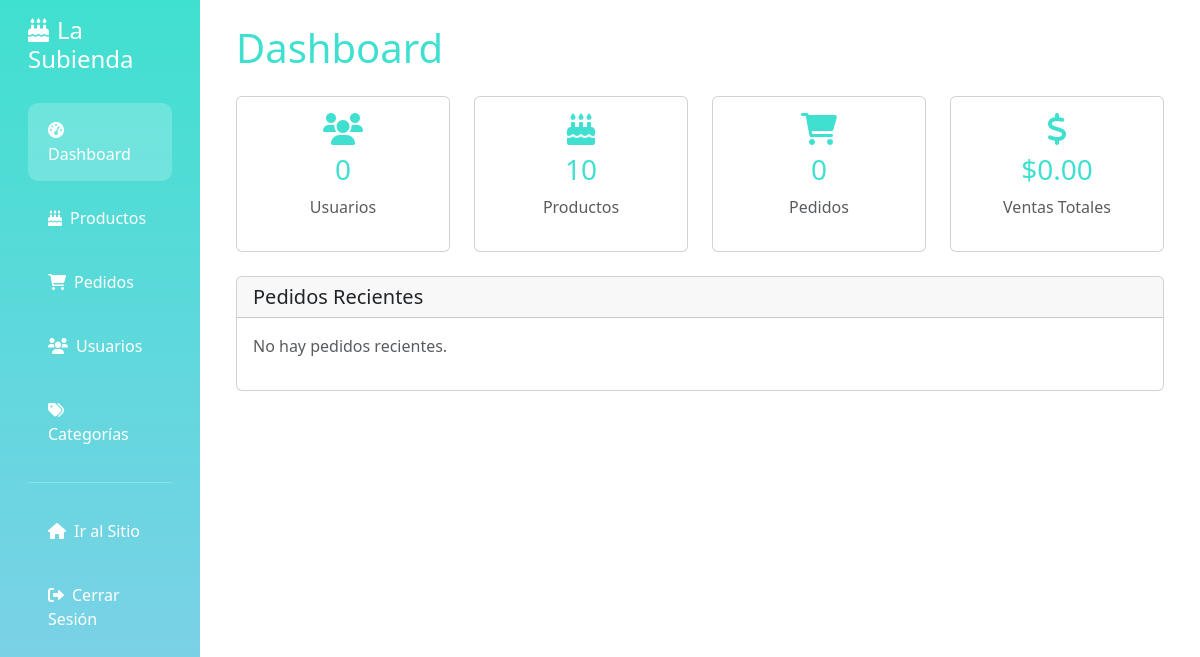
The page /admin/ (signed in) on the database as committed earlier.
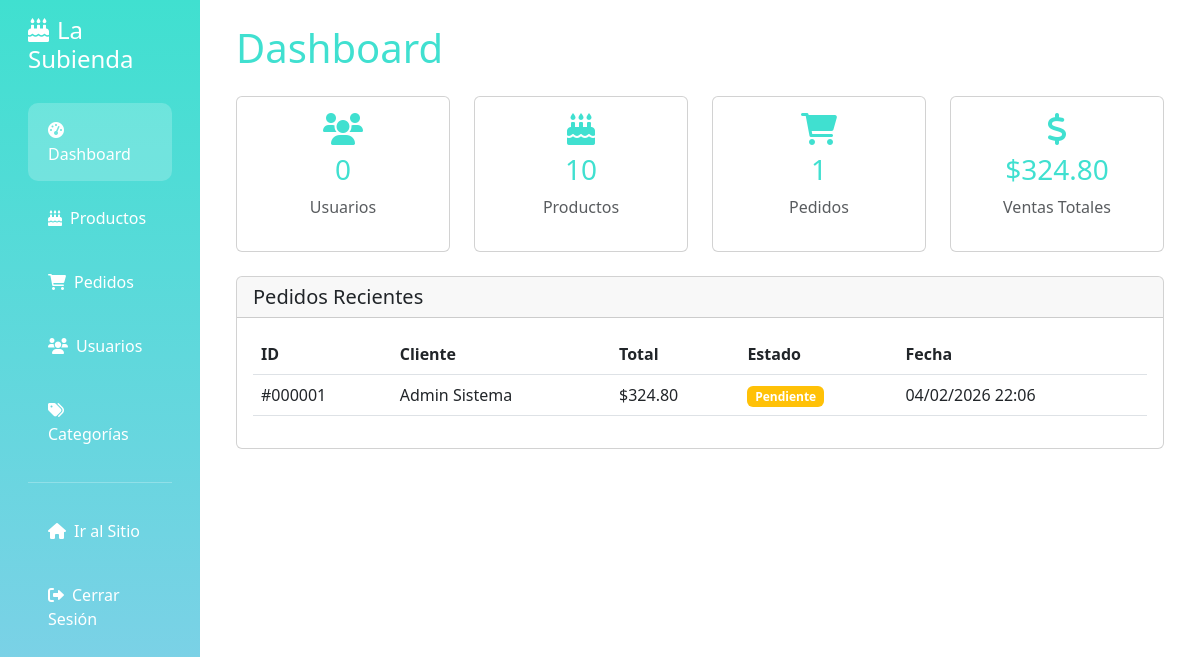
The same page on the database as committed later.
### tables this page shows
CREATE TABLE `pedidos` (
  `id` int(11) NOT NULL,
  `usuario_id` int(11) DEFAULT NULL,
  `total` decimal(10,2) NOT NULL,
  `estado` enum('pendiente','procesando','completado','cancelado') DEFAULT 'pendiente',
  `fecha_pedido` timestamp NOT NULL DEFAULT current_timestamp()
);

CREATE TABLE `usuarios` (
  `id` int(11) NOT NULL,
  `nombre` varchar(100) NOT NULL,
  `apellido` varchar(100) NOT NULL,
  `cedula` varchar(20) NOT NULL,
  `direccion` text NOT NULL,
  `telefono` varchar(20) NOT NULL,
  `email` varchar(100) NOT NULL,
  `password` varchar(255) NOT NULL,
  `rol` enum('usuario','admin') DEFAULT 'usuario',
  `fecha_registro` timestamp NOT NULL DEFAULT current_timestamp()
);

### admin/index.php (the view, shortened to what the changed rows need)
<?php
require_once '../config/database.php';
$stmt = $conn->prepare("SELECT COUNT(*) as total FROM pedidos");
$stmt->execute();
$total_pedidos = $stmt->fetch(PDO::FETCH_ASSOC)['total'];
$stmt = $conn->prepare("SELECT SUM(total) as total FROM pedidos WHERE estado != 'cancelado'");
$stmt->execute();
$ventas_totales = $stmt->fetch(PDO::FETCH_ASSOC)['total'] ?? 0;
$stmt = $conn->prepare("
    SELECT p.*, u.nombre, u.apellido
    FROM pedidos p
    JOIN usuarios u ON p.usuario_id = u.id
    ORDER BY p.fecha_pedido DESC
    LIMIT 5
");
$stmt->execute();
$pedidos_recientes = $stmt->fetchAll(PDO::FETCH_ASSOC);
?>
<!DOCTYPE html>
<html lang="es">
<head>
    <link href="https://cdn.jsdelivr.net/npm/bootstrap@5.3.0/dist/css/bootstrap.min.css" rel="stylesheet">
    <link href="https://cdnjs.cloudflare.com/ajax/libs/font-awesome/6.0.0/css/all.min.css" rel="stylesheet">
    <link href="../assets/css/style.css" rel="stylesheet">
</head>
<body>
    <div class="container-fluid">
        <div class="row">
            <div class="col-md-9 col-lg-10">
                <div class="p-4">
                    <h1 class="text-primary mb-4">Dashboard</h1>
                    <div class="row mb-4">
                        <div class="col-md-3">
                            <div class="card text-center">
                                <div class="card-body">
                                    <i class="fas fa-shopping-cart fa-2x text-primary mb-2"></i>
                                    <h3 class="text-primary"><?php echo $total_pedidos; ?></h3>
                                    <p class="text-muted">Pedidos</p>
                                </div>
                            </div>
                        </div>
                        <div class="col-md-3">
                            <div class="card text-center">
                                <div class="card-body">
                                    <i class="fas fa-dollar-sign fa-2x text-primary mb-2"></i>
                                    <h3 class="text-primary">$<?php echo number_format($ventas_totales, 2); ?></h3>
                                    <p class="text-muted">Ventas Totales</p>
                                </div>
                            </div>
                        </div>
                    </div>
                    <div class="card">
                        <div class="card-body">
                            <?php if(empty($pedidos_recientes)): ?>
                            <p class="text-muted">No hay pedidos recientes.</p>
                            <?php else: ?>
                            <div class="table-responsive">
                                <table class="table table-hover">
                                    <thead>
                                        <tr>
                                            <th>ID</th>
                                            <th>Cliente</th>
                                            <th>Total</th>
                                            <th>Estado</th>
                                            <th>Fecha</th>
                                        </tr>
                                    </thead>
                                    <tbody>
                                        <?php foreach($pedidos_recientes as $pedido): ?>
                                        <tr>
                                            <td>#<?php echo str_pad($pedido['id'], 6, '0', STR_PAD_LEFT); ?></td>
                                            <td><?php echo $pedido['nombre'] . ' ' . $pedido['apellido']; ?></td>
                                            <td>$<?php echo number_format($pedido['total'], 2); ?></td>
                                            <td>
                                                <?php
                                                $badge_class = '';
                                                switch($pedido['estado']) {
                                                    case 'pendiente': $badge_class = 'bg-warning'; break;
                                                }
                                                ?>
                                                <span class="badge <?php echo $badge_class; ?>"><?php echo ucfirst($pedido['estado']); ?></span>
                                            </td>
                                            <td><?php echo date('d/m/Y H:i', strtotime($pedido['fecha_pedido'])); ?></td>
                                        </tr>
                                        <?php endforeach; ?>
                                    </tbody>
                                </table>
                            </div>
                            <?php endif; ?>
                        </div>
                    </div>
                </div>
            </div>
        </div>
    </div>
</body>
</html>

Rows that differ between the two databases and show on the page:
added pedidos: id "000001", usuario.nombre "Admin", usuario.apellido "Sistema", total "324.80", estado "Pendiente", fecha_pedido "04/02/2026 22:06"
Other text that changed with them:
$total_pedidos: "0" → "1"
$ventas_totales: "0.00" → "324.80"
text no longer shown: "No hay pedidos recientes."
text now shown: "ID Cliente Total Estado Fecha"
